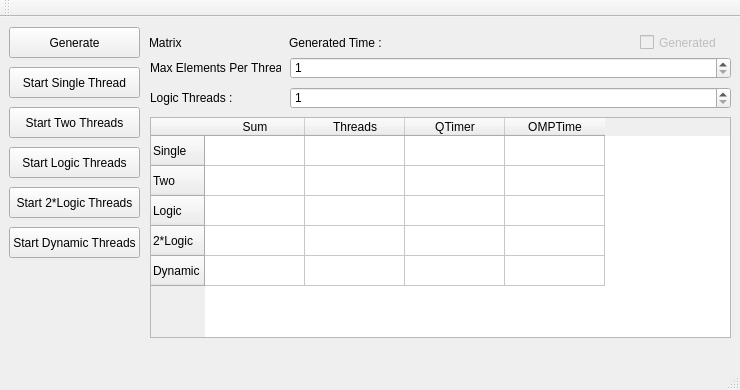
<?xml version="1.0" encoding="UTF-8"?>
<ui version="4.0">
 <class>ParallelProgram</class>
 <widget class="QMainWindow" name="ParallelProgram">
  <property name="geometry">
   <rect>
    <x>0</x>
    <y>0</y>
    <width>740</width>
    <height>390</height>
   </rect>
  </property>
  <property name="minimumSize">
   <size>
    <width>740</width>
    <height>390</height>
   </size>
  </property>
  <property name="maximumSize">
   <size>
    <width>740</width>
    <height>390</height>
   </size>
  </property>
  <property name="windowTitle">
   <string>ParallelProgram</string>
  </property>
  <widget class="QWidget" name="centralWidget">
   <widget class="QSpinBox" name="logicThreadSpinBox">
    <property name="geometry">
     <rect>
      <x>290</x>
      <y>70</y>
      <width>441</width>
      <height>22</height>
     </rect>
    </property>
    <property name="minimum">
     <number>1</number>
    </property>
    <property name="maximum">
     <number>128</number>
    </property>
   </widget>
   <widget class="QLabel" name="matrixGenerationLabel">
    <property name="geometry">
     <rect>
      <x>289</x>
      <y>10</y>
      <width>101</width>
      <height>31</height>
     </rect>
    </property>
    <property name="text">
     <string>Generated Time : </string>
    </property>
   </widget>
   <widget class="QLabel" name="logicThreadLabel">
    <property name="geometry">
     <rect>
      <x>150</x>
      <y>70</y>
      <width>131</width>
      <height>21</height>
     </rect>
    </property>
    <property name="text">
     <string>Logic Threads : </string>
    </property>
   </widget>
   <widget class="QSpinBox" name="maxElementsPerThreadSpinBox">
    <property name="geometry">
     <rect>
      <x>290</x>
      <y>40</y>
      <width>441</width>
      <height>22</height>
     </rect>
    </property>
    <property name="minimum">
     <number>1</number>
    </property>
    <property name="maximum">
     <number>100000000</number>
    </property>
   </widget>
   <widget class="QPushButton" name="startDynamicThreadsPushButton">
    <property name="geometry">
     <rect>
      <x>9</x>
      <y>210</y>
      <width>131</width>
      <height>31</height>
     </rect>
    </property>
    <property name="text">
     <string>Start Dynamic Threads</string>
    </property>
   </widget>
   <widget class="QPushButton" name="startSingleThreadPushButton">
    <property name="geometry">
     <rect>
      <x>9</x>
      <y>50</y>
      <width>131</width>
      <height>31</height>
     </rect>
    </property>
    <property name="text">
     <string>Start Single Thread</string>
    </property>
   </widget>
   <widget class="QPushButton" name="startTwoThreadsPushButton">
    <property name="geometry">
     <rect>
      <x>9</x>
      <y>90</y>
      <width>131</width>
      <height>31</height>
     </rect>
    </property>
    <property name="text">
     <string>Start Two Threads</string>
    </property>
   </widget>
   <widget class="QPushButton" name="generatePushButton">
    <property name="geometry">
     <rect>
      <x>9</x>
      <y>10</y>
      <width>131</width>
      <height>31</height>
     </rect>
    </property>
    <property name="text">
     <string>Generate</string>
    </property>
   </widget>
   <widget class="QLabel" name="matrixGenerationTimeLabel">
    <property name="geometry">
     <rect>
      <x>399</x>
      <y>10</y>
      <width>231</width>
      <height>31</height>
     </rect>
    </property>
    <property name="text">
     <string/>
    </property>
   </widget>
   <widget class="QLabel" name="matrixInfoLabel">
    <property name="geometry">
     <rect>
      <x>149</x>
      <y>10</y>
      <width>131</width>
      <height>31</height>
     </rect>
    </property>
    <property name="text">
     <string>Matrix </string>
    </property>
   </widget>
   <widget class="QTableWidget" name="resultTableWidget">
    <property name="geometry">
     <rect>
      <x>150</x>
      <y>100</y>
      <width>581</width>
      <height>221</height>
     </rect>
    </property>
    <property name="editTriggers">
     <set>QAbstractItemView::NoEditTriggers</set>
    </property>
    <row>
     <property name="text">
      <string>Single</string>
     </property>
    </row>
    <row>
     <property name="text">
      <string>Two</string>
     </property>
    </row>
    <row>
     <property name="text">
      <string>Logic</string>
     </property>
    </row>
    <row>
     <property name="text">
      <string>2*Logic</string>
     </property>
    </row>
    <row>
     <property name="text">
      <string>Dynamic</string>
     </property>
    </row>
    <column>
     <property name="text">
      <string>Sum</string>
     </property>
    </column>
    <column>
     <property name="text">
      <string>Threads</string>
     </property>
    </column>
    <column>
     <property name="text">
      <string>QTimer</string>
     </property>
    </column>
    <column>
     <property name="text">
      <string>OMPTime</string>
     </property>
    </column>
   </widget>
   <widget class="QPushButton" name="startLogicThreadsPushButton">
    <property name="geometry">
     <rect>
      <x>9</x>
      <y>130</y>
      <width>131</width>
      <height>31</height>
     </rect>
    </property>
    <property name="text">
     <string>Start Logic Threads</string>
    </property>
   </widget>
   <widget class="QLabel" name="maxElementsPerThreadLabel">
    <property name="geometry">
     <rect>
      <x>150</x>
      <y>40</y>
      <width>131</width>
      <height>21</height>
     </rect>
    </property>
    <property name="text">
     <string>Max Elements Per Thread : </string>
    </property>
   </widget>
   <widget class="QPushButton" name="start2xLogicThreadsPushButton">
    <property name="geometry">
     <rect>
      <x>9</x>
      <y>170</y>
      <width>131</width>
      <height>31</height>
     </rect>
    </property>
    <property name="text">
     <string>Start 2*Logic Threads</string>
    </property>
   </widget>
   <widget class="QCheckBox" name="generatedCheckBox">
    <property name="enabled">
     <bool>false</bool>
    </property>
    <property name="geometry">
     <rect>
      <x>640</x>
      <y>10</y>
      <width>91</width>
      <height>31</height>
     </rect>
    </property>
    <property name="text">
     <string>Generated</string>
    </property>
    <property name="checkable">
     <bool>true</bool>
    </property>
   </widget>
  </widget>
  <widget class="QMenuBar" name="menuBar">
   <property name="geometry">
    <rect>
     <x>0</x>
     <y>0</y>
     <width>740</width>
     <height>25</height>
    </rect>
   </property>
  </widget>
  <widget class="QToolBar" name="mainToolBar">
   <attribute name="toolBarArea">
    <enum>TopToolBarArea</enum>
   </attribute>
   <attribute name="toolBarBreak">
    <bool>false</bool>
   </attribute>
  </widget>
  <widget class="QStatusBar" name="statusBar"/>
 </widget>
 <layoutdefault spacing="6" margin="11"/>
 <resources/>
 <connections/>
</ui>
